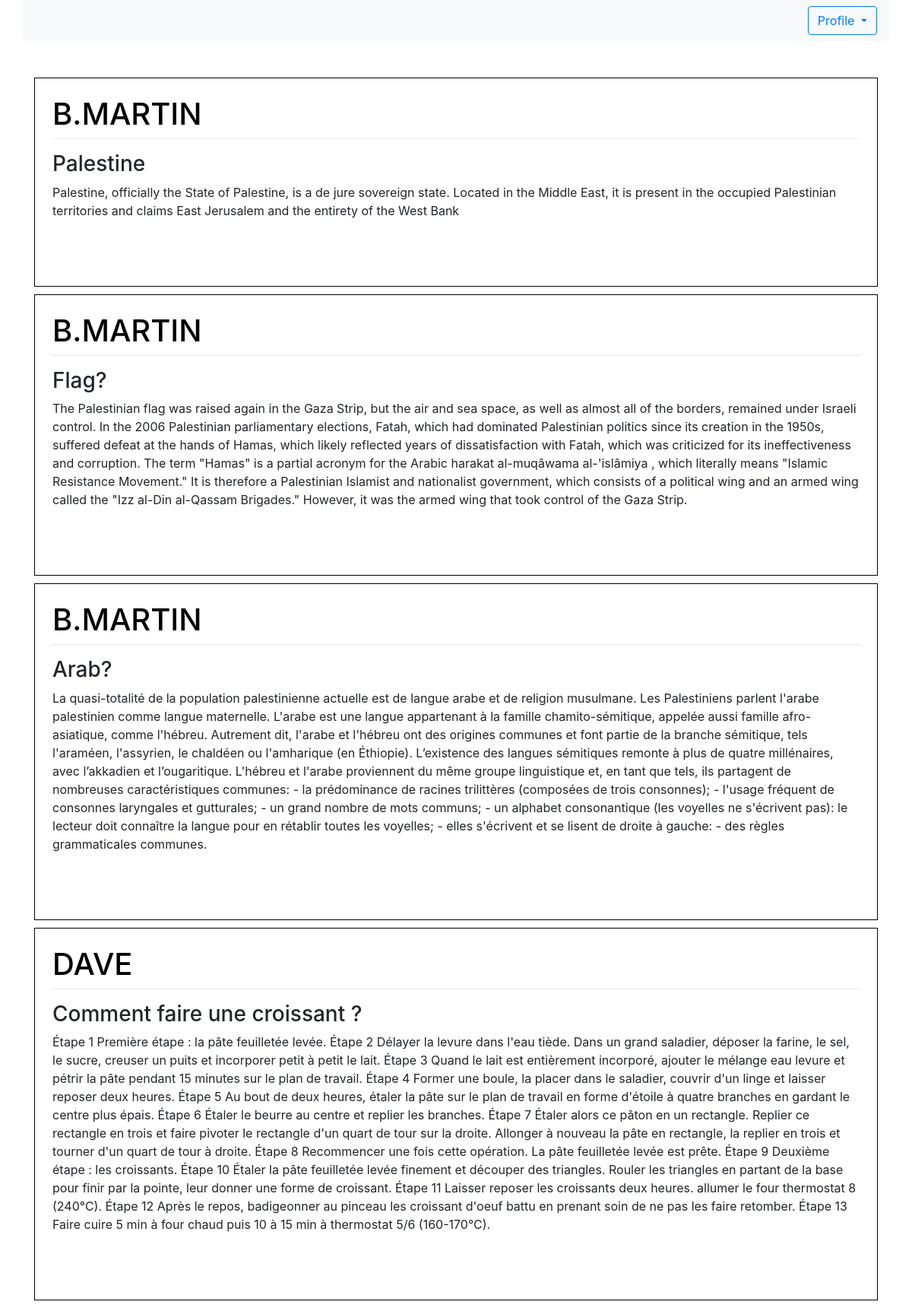
/home/, run on the app's committed database.
### blog/models.py (models this page shows, shortened)
class Post(models.Model):
    title=models.CharField(max_length=100)
    content=models.TextField()
    data_posted=models.DateTimeField(auto_now_add=True)
    author=models.ForeignKey(User,on_delete=models.CASCADE)

### blog/views.py (the view)
# urls.py: path('home/',views.home),
def home(request):
    context = {
        "posts": Post.objects.all(),
    }
    return render(request, "blog/home.html", context)

### blog/templates/blog/home.html (shortened to what this page needs)
{% extends 'blog/base.html' %}
{% block content %}
{% load static %}
<div class="container custom-container">
    <nav class="navbar navbar-expand-lg navbar-light bg-light w-100" >
        <div class="collapse navbar-collapse" id="navbarSupportedContent">
            <form class="form-inline my-2 my-lg-0">
                <div class="dropdown">
                    <button class="btn btn-outline-primary dropdown-toggle" type="button" id="dropdownMenuButton" data-toggle="dropdown" aria-haspopup="true" aria-expanded="false">
                      Profile
                    </button>
                  </div>
            </form>
        </div>
    </nav>
    <br><br>
    <div class="container custom-container" style="max-width: 1350px; ">
        {% for post in posts %}
        <article class="media content-section">
            <div class="media-body" style="border: 1px solid black; padding: 23px; margin-bottom: 10px;">
                <div class="article-metadata">
                    <h1 class="text-uppercase" style="text-align:left;float:left; color: #000000;">{{ post.author }}</h1>
                    <hr style="clear:both;" />
                </div>
                <h3>{{ post.title }}</h3>
                <p class="article-content">{{ post.content }}</p>
                <br><br>
            </div>
        </article>
        {% endfor %}
    </div>
</div>
{% endblock %}

### blog/templates/blog/base.html (shortened to what this page needs)
{% load static %}
<!DOCTYPE html>
<html lang="en">
<head>
    <link rel="stylesheet" href="https://cdn.jsdelivr.net/npm/bootstrap@4.0.0/dist/css/bootstrap.min.css"
>
</head>
<body>
    <div class="container custom-container">
        {% block content %}{% endblock %}
    </div>
</body>
</html>

### blog/templates/blog/base.html (style rules this page uses)
.custom-container { max-width: 1450px; }

### data on the page
Post: author "B.MARTIN", title "Palestine", content "Palestine, officially the State of Palestine, is a de jure sovereign state. Located in the Middle East, it is present in the occupied Palestinian territories and claims East Jerusalem and the entirety of the West Bank"
Post: author "B.MARTIN", title "Flag?", content "The Palestinian flag was raised again in the Gaza Strip, but the air and sea space, as well as almost all of the borders, remained under Israeli control. In the 2006 Palestinian parliamentary elections, Fatah, which had dominated Palestinian politics since its creation in the 1950s, suffered defeat at the hands of Hamas, which likely reflected years of dissatisfaction with Fatah, which was criticized for its ineffectiveness and corruption. The term \"Hamas\" is a partial acronym for the Arabic harakat al-muqâwama al-'islâmiya , which literally means \"Islamic Resistance Movement.\" It is therefore a Palestinian Islamist and nationalist government, which consists of a political wing and an armed…"
Post: author "B.MARTIN", title "Arab?", content "La quasi-totalité de la population palestinienne actuelle est de langue arabe et de religion musulmane. Les Palestiniens parlent l'arabe palestinien comme langue maternelle. L'arabe est une langue appartenant à la famille chamito-sémitique, appelée aussi famille afro-asiatique, comme l'hébreu. Autrement dit, l'arabe et l'hébreu ont des origines communes et font partie de la branche sémitique, tels l'araméen, l'assyrien, le chaldéen ou l'amharique (en Éthiopie). L’existence des langues sémitiques remonte à plus de quatre millénaires, avec l’akkadien et l’ougaritique. L'hébreu et l'arabe proviennent du même groupe linguistique et, en tant que tels, ils partagent de nombreuses caractéristiques…"
Post: author "DAVE", title "Comment faire une croissant ?", content "Étape 1 Première étape : la pâte feuilletée levée. Étape 2 Délayer la levure dans l'eau tiède. Dans un grand saladier, déposer la farine, le sel, le sucre, creuser un puits et incorporer petit à petit le lait. Étape 3 Quand le lait est entièrement incorporé, ajouter le mélange eau levure et pétrir la pâte pendant 15 minutes sur le plan de travail. Étape 4 Former une boule, la placer dans le saladier, couvrir d'un linge et laisser reposer deux heures. Étape 5 Au bout de deux heures, étaler la pâte sur le plan de travail en forme d'étoile à quatre branches en gardant le centre plus épais. Étape 6 Étaler le beurre au centre et replier les branches. Étape 7 Étaler alors ce pâton en un…"
